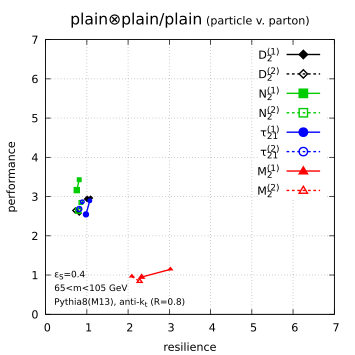

Write gnuplot code to recreate this figure.
reset
set term pdfcairo enhanced size 9cm,9cm
set colors classic

call 'defaults.gp'


eS=default_Sref
mmin=default_mmin
mmax=default_mmax

pt=default_pt
levelref=default_levelref
levelalt=default_levelalt
level=levelref.'_'.levelalt
levelaltref=levelalt.'-'.levelref

reflabel=default_levelref_label
altlabel=default_levelalt_label

set xlabel 'resilience'
set xrange [0:7]

set ylabel 'performance'
set yrange [0:7]

set grid dt 3 lw 1
set key spacing 1.5
set macros

groomers="ppp lll lpl lpp ttt tlt tpt tll tpl tpp trimmed"
groomer_labels='"plain{/Symbol \304}plain/plain" "loose{/Symbol \304}loose/loose" "loose{/Symbol \304}plain/loose" "loose{/Symbol \304}plain/plain" "tight{/Symbol \304}tight/tight" "tight{/Symbol \304}loose/tight" "tight{/Symbol \304}plain/tight" "tight{/Symbol \304}loose/loose" "tight{/Symbol \304}plain/loose" "tight{/Symbol \304}plain/plain" "trimmed"'
Rs=      "0.8 0.8 0.8 0.8 1.0 1.0 1.0 1.0 0.8 0.8 1.0"
# R assignment: everything that involves plain is 0.8
# lll is 0.8

shapes="D2_beta1 D2_beta2 N2_beta1 N2_beta2 tau21_beta1 tau21_beta2 M2_beta1 M2_beta2"
shape_labels='"D@_2^{(1)}" "D@_2^{(2)}" "N@_2^{(1)}" "N@_2^{(2)}" "{/Symbol t}@_{21}^{(1)}" "{/Symbol t}@_{21}^{(2)}" "M@_2^{(1)}" "M@_2^{(2)}"'

perf="performance(".sprintf("%g",default_Sref).", column('epsilon_B_'.levelref), column('epsilon_S_'.levelaltref), column('epsilon_B_'.levelaltref))"
resi="resilience(".sprintf("%g",default_Sref).", column('epsilon_B_'.levelref), column('epsilon_S_'.levelaltref), column('epsilon_B_'.levelaltref))"

set style line 1 dt 1     lc rgb "#000000" lw 2 pt 13 # D2
set style line 2 dt (7,7) lc rgb "#000000" lw 2 pt 12 # D2
set style line 3 dt 1     lc rgb "#00cc00" lw 2 pt 5  # N2
set style line 4 dt (7,7) lc rgb "#00cc00" lw 2 pt 4  # N2
set style line 5 dt 1     lc rgb "#0000ff" lw 2 pt 7  # tau21
set style line 6 dt (7,7) lc rgb "#0000ff" lw 2 pt 6  # tau21
set style line 7 dt 1     lc rgb "#ff0000" lw 2 pt 9  # M2
set style line 8 dt (7,7) lc rgb "#ff0000" lw 2 pt 8  # M2

set out 'shape-scan.pdf'

set label 103 sprintf('{/*0.8 %g<m<%g GeV}',mmin,mmax) left at graph 0.03,0.10
set label 101 sprintf('{/*0.8 {/Symbol e}_S=%g',eS)    left at graph 0.03,0.15

m(shape,Rv)=sprintf('< grep -m1 "^#columns:" ../quality-measures/qualities-R'.R.'.new | sed "s/#columns: //"; grep %s ../quality-measures/qualities-R'.Rv.'.new',shape)

set title reflabel.' v. '.altlabel 

# produce one plot for each grooming level
do for [igroomer=1:words(groomers)]{
    groomer=word(groomers,igroomer)
    R=word(Rs,igroomer)
    set label 102 '{/*0.8 Pythia8(M13), anti-k_t (R='.R.')}'        left at graph 0.03,0.05
    set title '{/*1.4 '.word(groomer_labels,igroomer).'} ('.reflabel.' v. '.altlabel.')'
    plot for [ishape=1:words(shapes)] m(word(shapes,ishape).'_'.groomer,R) u (@resi):(@perf):((0.001*$2)**0.5*0.6) w linesp ls ishape ps variable t word(shape_labels,ishape) 
}
     
set out
